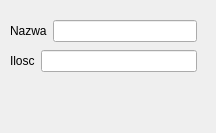
<?xml version="1.0" encoding="UTF-8"?>
<ui version="4.0">
 <class>Dialog</class>
 <widget class="QDialog" name="Dialog">
  <property name="geometry">
   <rect>
    <x>0</x>
    <y>0</y>
    <width>216</width>
    <height>133</height>
   </rect>
  </property>
  <property name="windowTitle">
   <string>Dialog</string>
  </property>
  <widget class="QWidget" name="">
   <property name="geometry">
    <rect>
     <x>10</x>
     <y>50</y>
     <width>187</width>
     <height>22</height>
    </rect>
   </property>
   <layout class="QHBoxLayout" name="horizontalLayout">
    <item>
     <widget class="QLabel" name="label_2">
      <property name="text">
       <string>Ilosc</string>
      </property>
     </widget>
    </item>
    <item>
     <widget class="QLineEdit" name="lineEdit_2"/>
    </item>
   </layout>
  </widget>
  <widget class="QWidget" name="">
   <property name="geometry">
    <rect>
     <x>10</x>
     <y>20</y>
     <width>187</width>
     <height>22</height>
    </rect>
   </property>
   <layout class="QHBoxLayout" name="horizontalLayout_2">
    <item>
     <widget class="QLabel" name="label">
      <property name="text">
       <string>Nazwa</string>
      </property>
     </widget>
    </item>
    <item>
     <widget class="QLineEdit" name="lineEdit"/>
    </item>
   </layout>
  </widget>
 </widget>
 <resources/>
 <connections/>
</ui>
